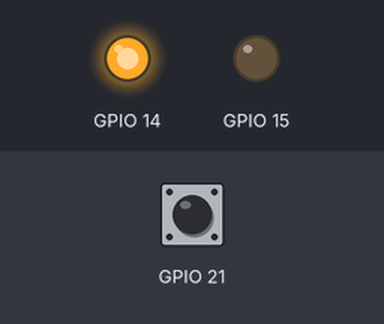
The program below on a simulated Raspberry Pi (BCM pin numbers). On the bench: output pins drawn as LEDs (lit = HIGH). Dashed ring = blinking. The test bench sets the inputs (shaded band); at power-on: GPIO 21 LOW.

Above: at 1.2 s.
1.3 s: GPIO 21 pulled HIGH for 1.3 s
At 1.9 s:
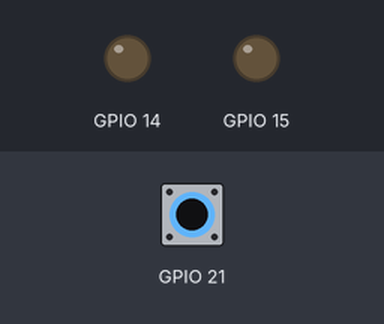
At 2.4 s:
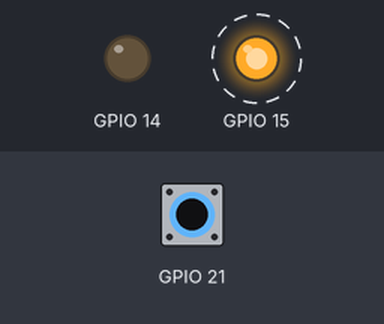
6.5 s: GPIO 21 pulled HIGH for 3.2 s
Timing chart, 0 to 17.2 s (numbered marks = the images above; inputs shaded):
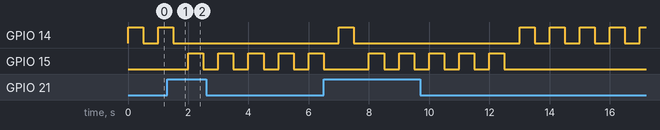

The program:

LED_switch.py
```python
##ex6) pin 8번의 LED가 blink되다가
##버튼을 누르면 pin 10번의 LED가 blink

import RPi.GPIO as GPIO
from time import sleep

GPIO.setwarnings(False)

GPIO.setmode(GPIO.BCM)
GPIO.setup(14,GPIO.OUT,initial=GPIO.LOW)
GPIO.setup(15,GPIO.OUT,initial=GPIO.LOW)
GPIO.setup(21,GPIO.IN, pull_up_down=GPIO.PUD_DOWN)
GPIO.output(14,False)
GPIO.output(15,False)

while True:
    GPIO.output(14,GPIO.HIGH)
    sleep(0.5)
    GPIO.output(14,GPIO.LOW)
    sleep(0.5)
    if GPIO.input(21) == 1:
        for i in range(0,5,1):
            GPIO.output(14,GPIO.LOW)
            GPIO.output(15,GPIO.HIGH)
            sleep(0.5)
            GPIO.output(15,GPIO.LOW)
            sleep(0.5)
GPIO.cleanup()
```

Measured:
- after the input at 1.3 s, GPIO 14: goes on until 1.5 s, then stays LOW; GPIO 15: alternates HIGH for 0.50 s and LOW for 0.50 s, starting after 0.70 s
